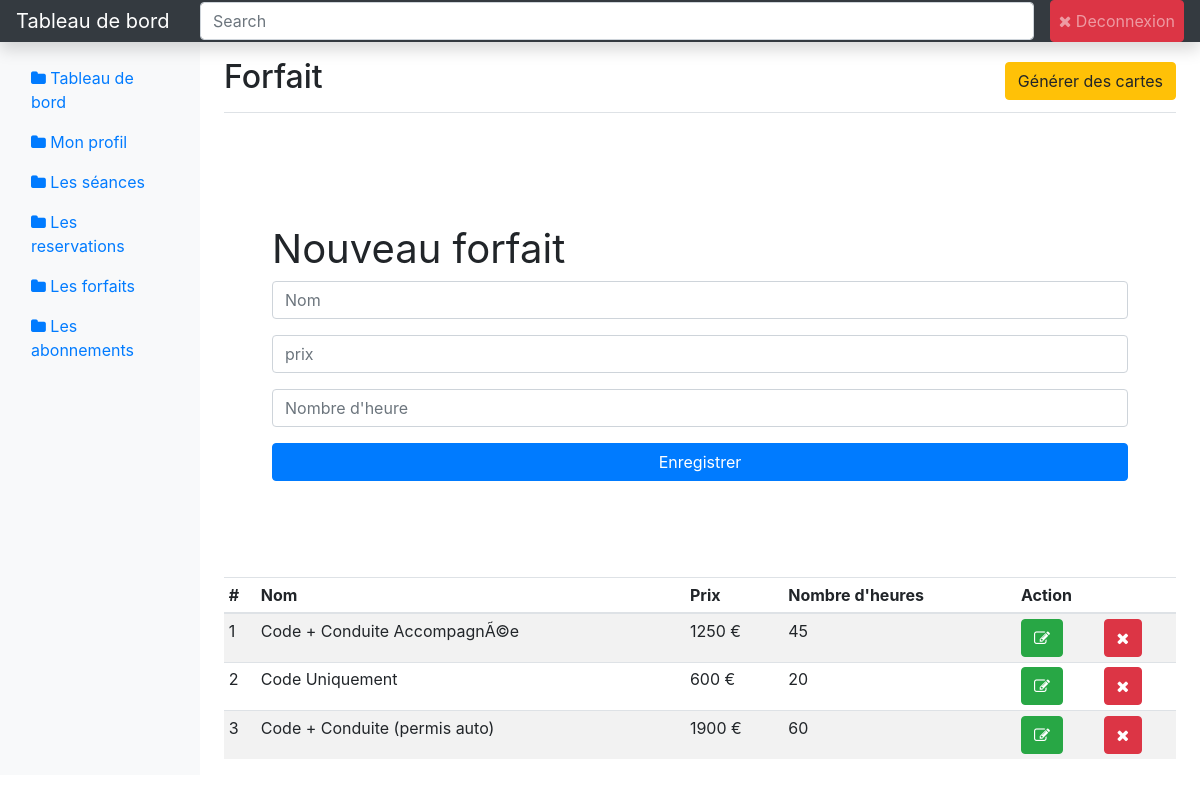
Page /apps/admin/forfait.php (signed in) on the committed database.
### tables this page shows
CREATE TABLE IF NOT EXISTS `forfait` (
  `id` int(11) NOT NULL AUTO_INCREMENT,
  `nom_forfait` varchar(100) NOT NULL,
  `prix_forfait` int(11) NOT NULL,
  `number_heure` int(11) NOT NULL,
  PRIMARY KEY (`id`)
);

### functions/admin/listForfait.php (called while the page is built)
<?php
require_once '../../functions/database.php';
	$sth = $connexion->prepare('SELECT * FROM forfait');
	$sth->execute();
	$reponses = $sth->fetchAll();
?>

### apps/admin/forfait.php (the view, shortened to what this page needs)
<?php include_once('../../composants/dashboard/admin/header.php'); ?>
<?php include_once('../../functions/admin/listForfait.php'); ?>
<div class="container-fluid">
  <div class="row">
    <?php include_once('../../composants/dashboard/admin/bar_menu.php'); ?>
    <main role="main" class="col-md-9 ml-sm-auto col-lg-10 px-md-4">
      <div class="d-flex justify-content-between flex-wrap flex-md-nowrap align-items-center pt-3 pb-2 mb-3 border-bottom">
        <h1 class="h2">Forfait</h1>
        <a class="btn btn-warning" href="../../functions/admin/generate_credit_card.php">
          Générer des cartes
        </a>
      </div>
      <div class="col-md-12 p-lg-5 mx-auto my-5">
        <h1 class="display-5 font-weight-normal">Nouveau forfait</h1>
        <form method="POST" action="forfait.php">
          <div class="form-group">
            <input type="name" required class="form-control" placeholder="Nom" id="nom" name="nom">
          </div>
          <div class="form-group">
            <input type="number" required class="form-control" placeholder="prix" id="prix" name="prix">
          </div>
          <div class="form-group">
            <input type="number" required class="form-control" placeholder="Nombre d'heure" id="number_time" name="number_time">
          </div>
          <button type="submit" name="forfait" class="btn btn-primary btn-block">Enregistrer</button>
        </form>
      </div>
      <div class="table-responsive">
        <table class="table table-striped table-sm">
          <thead>
            <tr>
              <th>#</th>
              <th>Nom</th>
              <th>Prix</th>
              <th>Nombre d'heures</th>
              <th colspan="2">Action</th>
            </tr>
          </thead>
          <tbody>
            <?php foreach ($reponses as $reponse): ?>
            <tr>
              <td> <?= $reponse['id'] ?> </td>
              <td> <?= $reponse['nom_forfait'] ?> </td>
              <td> <?= $reponse['prix_forfait'] ?> € </td>
              <td> <?= $reponse['number_heure'] ?> </td>
              <td>
                <a class="btn btn-success" href="">
                  <i class="fa fa-edit"></i>
                </a>
              </td>
              <td>
                <a class="btn btn-danger" href="">
                  <i class="fa fa-close"></i>
                </a>
              </td>
            </tr>
            <?php endforeach; ?>
          </tbody>
        </table>
      </div>
    </main>
  </div>
</div>
<?php include_once('../../composants/dashboard/footer.php'); ?>

### rows in the picture
forfait: id "1", nom_forfait "Code + Conduite AccompagnÃ©e", prix_forfait "1250", number_heure "45"
forfait: id "2", nom_forfait "Code Uniquement", prix_forfait "600", number_heure "20"
forfait: id "3", nom_forfait "Code + Conduite (permis auto)", prix_forfait "1900", number_heure "60"
